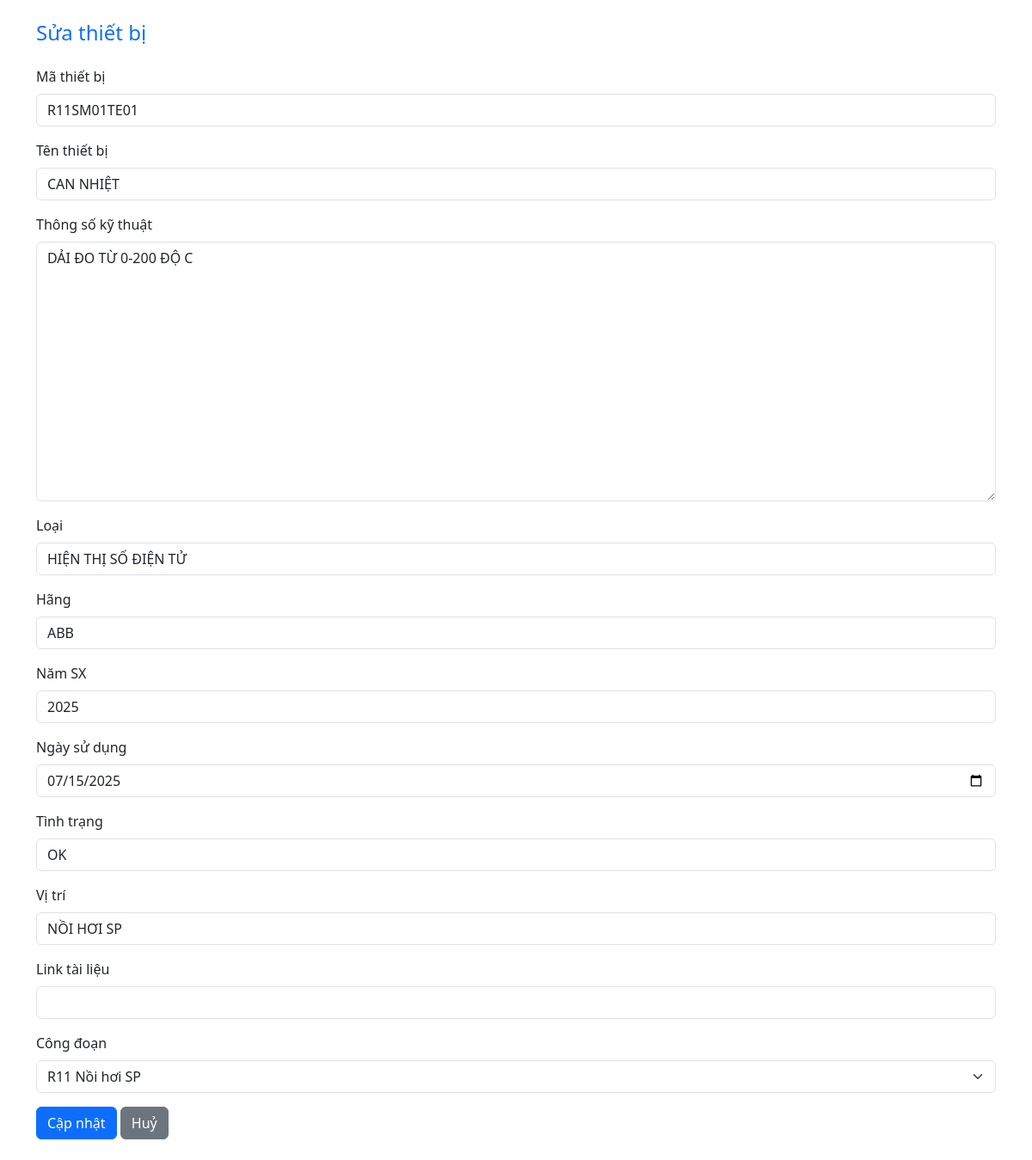
The app's page /edit/15 (signed in) with its own data.
### tables this page shows
CREATE TABLE devices (
    id INTEGER PRIMARY KEY AUTOINCREMENT,
    code TEXT,
    name TEXT,
    specs TEXT,
    category TEXT,
    manufacturer TEXT,
    year TEXT,
    date_in_use TEXT,
    status TEXT,
    location TEXT,
    link TEXT,
    stage TEXT
);

### app.py (the view)
@app.route('/edit/<int:id>', methods=['GET'])
def show_edit_device(id):
    if 'user' not in session or session['user']['role'] != 'admin':
        return redirect(url_for('login'))
    conn = get_db()
    device = conn.execute('SELECT * FROM devices WHERE id=?', (id,)).fetchone()
    conn.close()
    return render_template('edit_device.html', device=device, stages=get_stages())

### app.py (called while the page is built)
def get_db():
    conn = sqlite3.connect(DB_FILE)
    conn.row_factory = sqlite3.Row
    return conn

def get_stages():
    return [
        'R11 Nồi hơi SP', 'R21 Nồi hơi AQC', 'R31 Tua Bin',
        'R51 Xử lý nước', 'S41 S71 Bơm cấp nước', 'S61 Tháp giải nhiệt', 'PLC', 'Thiết bị chung'
    ]

### templates/edit_device.html (shortened to what this page needs)
<!DOCTYPE html>
<html lang="vi">
<head>
  <link href="https://cdn.jsdelivr.net/npm/bootstrap@5.3.0/dist/css/bootstrap.min.css" rel="stylesheet">
</head>
<body class="p-4">
  <div class="container">
    <h4 class="mb-4 text-primary">Sửa thiết bị</h4>
    <form method="post" action="{{ url_for('update_device') }}">
      {% for field, label in [
        ('code','Mã thiết bị'), ('name','Tên thiết bị'), ('specs','Thông số kỹ thuật'),
        ('category','Loại'), ('manufacturer','Hãng'), ('year','Năm SX'),
        ('date_in_use','Ngày sử dụng'), ('status','Tình trạng'), ('location','Vị trí'),
        ('link','Link tài liệu')
      ] %}
      <div class="mb-3">
        <label class="form-label">{{label}}</label>
        {% if field == 'specs' %}
          <textarea class="form-control" name="{{field}}" rows="12">{{ device[field] }}</textarea>
        {% elif field == 'date_in_use' %}
          <input type="date" class="form-control" name="{{field}}" value="{{ device[field] }}">
        {% else %}
          <input type="text" class="form-control" name="{{field}}" value="{{ device[field] }}">
        {% endif %}
      </div>
      {% endfor %}
      <div class="mb-3">
        <label class="form-label">Công đoạn</label>
        <select class="form-select" name="stage">
          {% for s in stages %}
            <option value="{{ s }}" {% if s == device['stage'] %}selected{% endif %}>{{ s }}</option>
          {% endfor %}
        </select>
      </div>
      <button type="submit" class="btn btn-primary">Cập nhật</button>
      <a href="{{ url_for('index') }}" class="btn btn-secondary">Huỷ</a>
    </form>
  </div>
</body>
</html>

### records on screen
devices: code "R11SM01TE01" "CAN NHIỆT" "HIỆN THỊ SỐ ĐIỆN TỬ" "ABB" "2025" "OK" "NỒI HƠI SP", specs "DẢI ĐO TỪ 0-200 ĐỘ C", date_in_use "07/15/2025", stage "R11 Nồi hơi SP"

### other values on screen
{{ label }} "Mã thiết bị" "Tên thiết bị" "Thông số kỹ thuật" "Loại" "Hãng" "Năm SX" "Ngày sử dụng" "Tình trạng" "Vị trí" "Link tài liệu"
